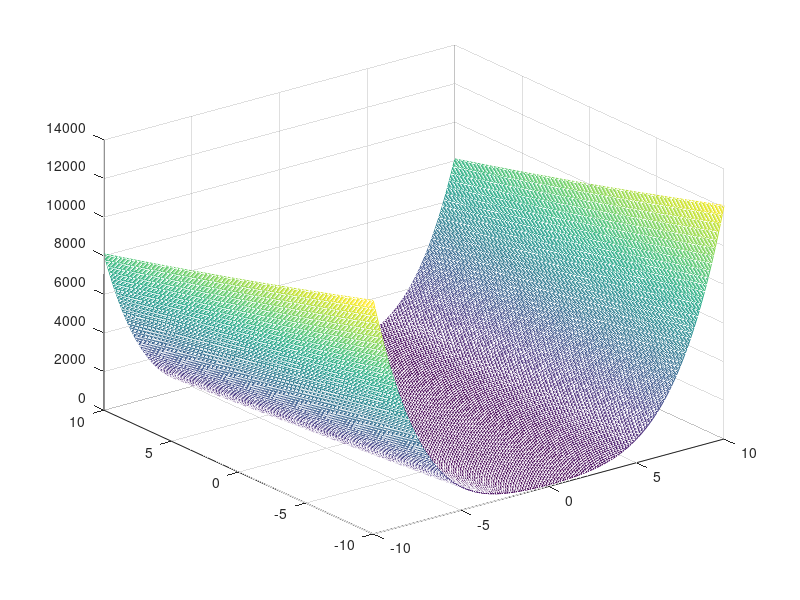
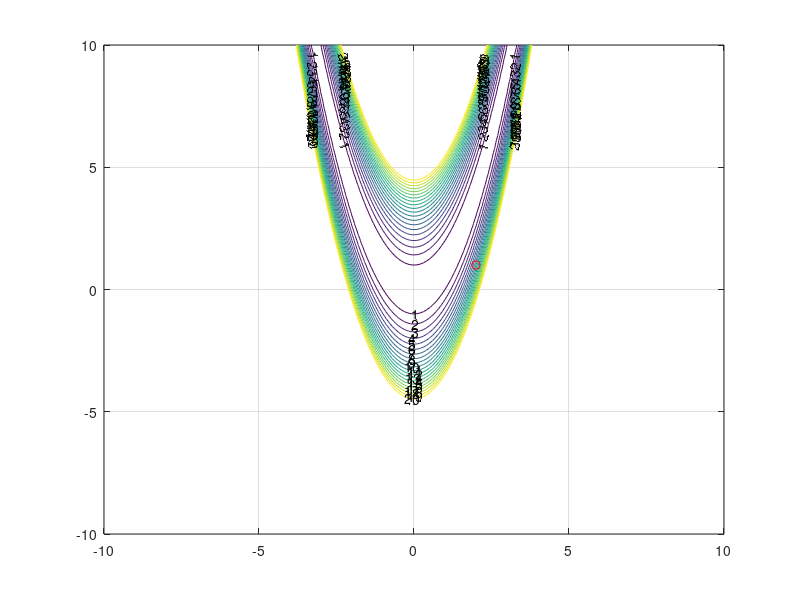

Write MATLAB code to recreate these figures, in order. (Note: this script raises an error after producing the figures.)
% MECH 559 - M. Kokkolaras
% McGill University
% Example 4.15 in Papalambros and Wilde

clear all
clc
%close all
clf

x1 = -5:.1:5;
%x1 = -2:.1:2;
x1 = -10:.1:10;
%x1 = 0:.01:2;
x2=x1;
for i=1:length(x1)
    for j = 1:length(x2)
        f(i,j) = x1(j)^4-2*x1(j)^2*x2(i)+x2(i)^2;
    end
end

figure(1)
mesh(x1,x2,f)

figure(2)
clf
V = 0:1:20; 
cs = contour(x1,x2,f,V); 
clabel(cs)
hold on

% Choose method (gradient = 1, Newton = 2)
method = 1;

% Ask for intitial guess
%xold = input('Type initial guess as a column vector');
xold = [-2 -2]'; 
%xold = [5 2]';
xold = [2,1]';
%xold = [1,0]';
plot(xold(1),xold(2),'ro'), grid on
disp(['objective function value = ',num2str(ex1obj(xold))])

my_epsilon = .000001;
kmax = 1000;

my_continue = 0;
k = 0;
while my_continue == 0
    k = k + 1
    if method == 1
       % Gradient method
       %pick alpha or use exact line search by commenting accordingly
       alpha = 0.01;
%        alpha = ex1grad(xold)*ex1grad(xold)'/ ...
%                (ex1grad(xold)*ex1hessian(xold)*ex1grad(xold)')
       xnew = xold - alpha*ex1grad(xold)'
    else
       % Newton's method (won't work because of singular Hessian)
       alpha = 1;
       xnew = xold - alpha*inv(ex1hessian(xold))*ex1grad(xold)'
    end
    disp(['norm of gradient = ', num2str(norm(ex1grad(xnew)))])
    disp(['objective function value = ',num2str(ex1obj(xnew))])
    pause
    plot(xnew(1),xnew(2),'ro')
    if norm(ex1grad(xnew)) <= my_epsilon
        my_continue = 1;
    end
    xold = xnew;
    if k > kmax
       my_continue = 1;
       disp('maximum number of iteration reached')
    end
end